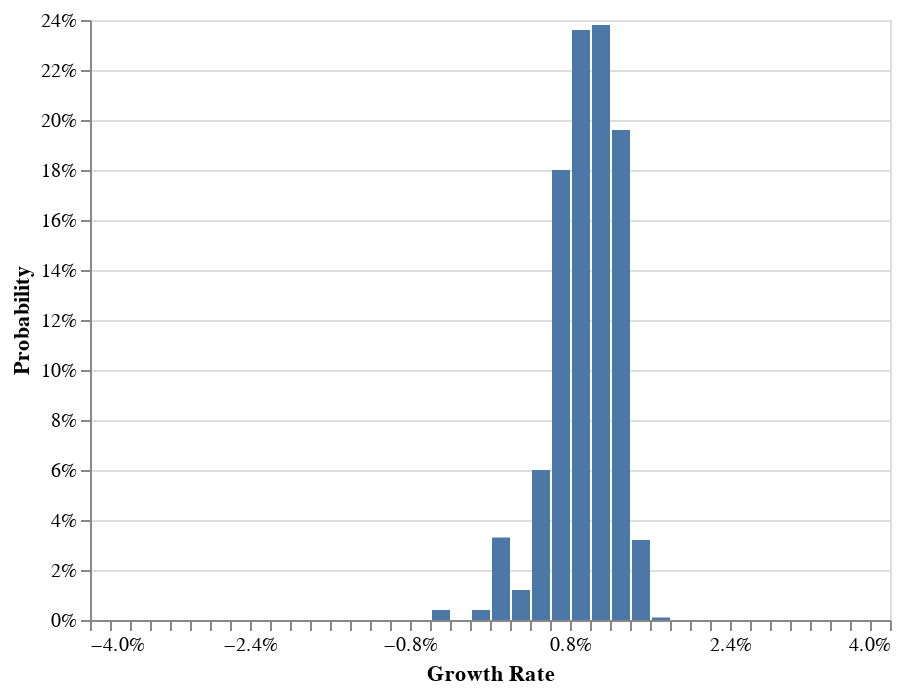

The notebook cell saved with this chart:
### Code cell
constant_dollar.plot_growth_rate_distribution(
    n_games=N_games, min_max_growth_rate=[-0.04, 0.04], step_size=0.002
)

### Figure 1 — Vega-Lite specification as saved in the notebook (floating-point values rounded to 4 significant figures; data arrays with more than 128 entries replaced by an {"elided": "..."} marker saying what was removed)
{"config": {"view": {"continuousWidth": 400, "continuousHeight": 300}}, "data": {"name": "data-52ec381617ea089a22315ca5458137ad"}, "mark": "bar", "encoding": {"x": {"axis": {"format": "%"}, "bin": {"extent": [-0.04, 0.04], "step": 0.002}, "field": "growth_rates", "title": "Growth Rate", "type": "quantitative"}, "y": {"aggregate": "sum", "axis": {"format": "%"}, "field": "pct", "title": "Probability", "type": "quantitative"}}, "transform": [{"joinaggregate": [{"op": "count", "field": "*", "as": "total"}]}, {"calculate": "1 / datum.total", "as": "pct"}], "$schema": "https://vega.github.io/schema/vega-lite/v4.17.0.json", "datasets": {"data-52ec381617ea089a22315ca5458137ad": {"elided": "1000 records"}}}
